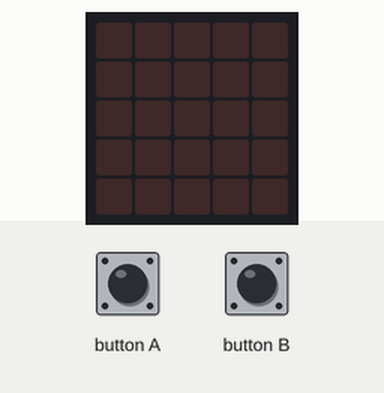
Simulated run of this program. Board: BBC micro:bit running MicroPython. Parts: the board's 5×5 LED display. The test bench sets the inputs (shaded band).

Above: at 1.2 s.
1.3 s: button A pressed for 0.15 s
At 1.44 s:
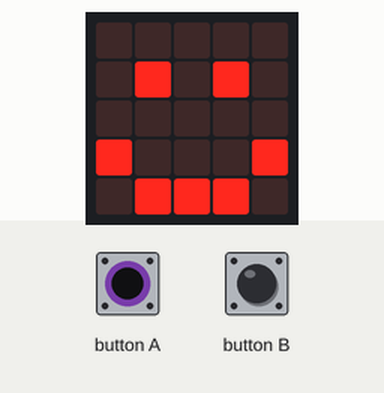
3.0 s: button B pressed for 0.15 s
At 3.14 s:
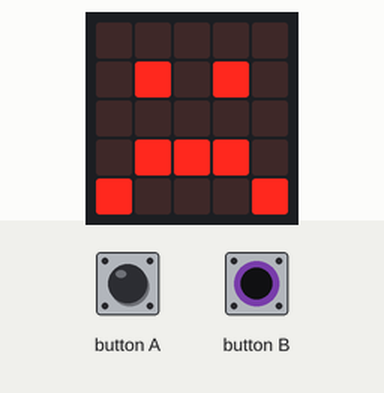
4.6 s: button B pressed for 3.2 s
9.3 s: button A pressed for 3.2 s
At 10.1 s:
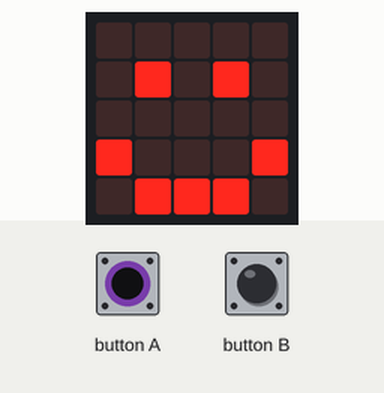
Timing chart, 0 to 12.3 s (numbered marks = the images above; inputs shaded):
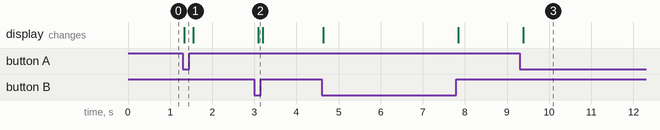

Measured:
- after the input at 1.3 s, the display: changes at once (image 1)
- after the input at 3.0 s, the display: changes after 0.09 s (image 2)
- after the input at 9.3 s, the display: changes after 0.09 s (image 3)

The program:

tlacitko1.py
```python
from microbit import *
while True:
    if button_a.is_pressed():
        display.show(Image.HAPPY)
    if button_b.is_pressed():
        display.show(Image.SAD)
    sleep(100)
    display.clear()
```
